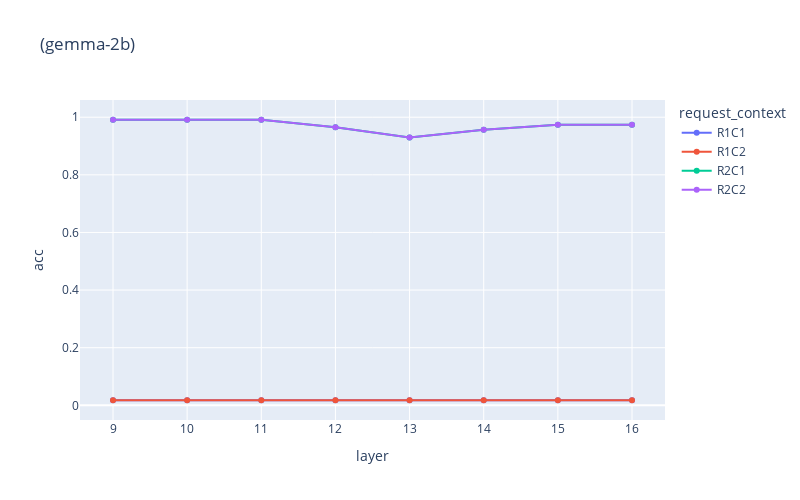

This figure's notebook cell:
### Code cell
val_df = format_df_for_plots(model_name='gemma-7b',
                             patch_dict_path='../outputs/programming_problems_bis_gemma-7b.pkl',
                             layers = [9, 10, 11, 12, 13, 14, 15, 16],
                             constant='C')

plot_acc_or_proba(val_df=val_df,
                  value='acc')

### Figure 1 — Plotly figure (JSON) as saved in the notebook; plotly's stock layout.template omitted (floating-point values rounded to 4 significant figures)
{"data": [{"hovertemplate": "request_context=R1C1<br>layer=%{x}<br>acc=%{y}<extra></extra>", "legendgroup": "R1C1", "line": {"color": "#636efa", "dash": "solid"}, "marker": {"symbol": "circle"}, "mode": "markers+lines", "name": "R1C1", "orientation": "v", "showlegend": true, "type": "scatter", "x": [9, 10, 11, 12, 13, 14, 15, 16], "xaxis": "x", "y": [0.01754, 0.01754, 0.01754, 0.01754, 0.01754, 0.01754, 0.01754, 0.01754], "yaxis": "y"}, {"hovertemplate": "request_context=R1C2<br>layer=%{x}<br>acc=%{y}<extra></extra>", "legendgroup": "R1C2", "line": {"color": "#EF553B", "dash": "solid"}, "marker": {"symbol": "circle"}, "mode": "markers+lines", "name": "R1C2", "orientation": "v", "showlegend": true, "type": "scatter", "x": [9, 10, 11, 12, 13, 14, 15, 16], "xaxis": "x", "y": [0.01754, 0.01754, 0.01754, 0.01754, 0.01754, 0.01754, 0.01754, 0.01754], "yaxis": "y"}, {"hovertemplate": "request_context=R2C1<br>layer=%{x}<br>acc=%{y}<extra></extra>", "legendgroup": "R2C1", "line": {"color": "#00cc96", "dash": "solid"}, "marker": {"symbol": "circle"}, "mode": "markers+lines", "name": "R2C1", "orientation": "v", "showlegend": true, "type": "scatter", "x": [9, 10, 11, 12, 13, 14, 15, 16], "xaxis": "x", "y": [0.9912, 0.9912, 0.9912, 0.9649, 0.9298, 0.9561, 0.9737, 0.9737], "yaxis": "y"}, {"hovertemplate": "request_context=R2C2<br>layer=%{x}<br>acc=%{y}<extra></extra>", "legendgroup": "R2C2", "line": {"color": "#ab63fa", "dash": "solid"}, "marker": {"symbol": "circle"}, "mode": "markers+lines", "name": "R2C2", "orientation": "v", "showlegend": true, "type": "scatter", "x": [9, 10, 11, 12, 13, 14, 15, 16], "xaxis": "x", "y": [0.9912, 0.9912, 0.9912, 0.9649, 0.9298, 0.9561, 0.9737, 0.9737], "yaxis": "y"}], "layout": {"height": 500, "legend": {"title": {"text": "request_context"}, "tracegroupgap": 0}, "title": {"text": " (gemma-2b)"}, "width": 800, "xaxis": {"anchor": "y", "domain": [0, 1], "title": {"text": "layer"}}, "yaxis": {"anchor": "x", "domain": [0, 1], "title": {"text": "acc"}}}}
